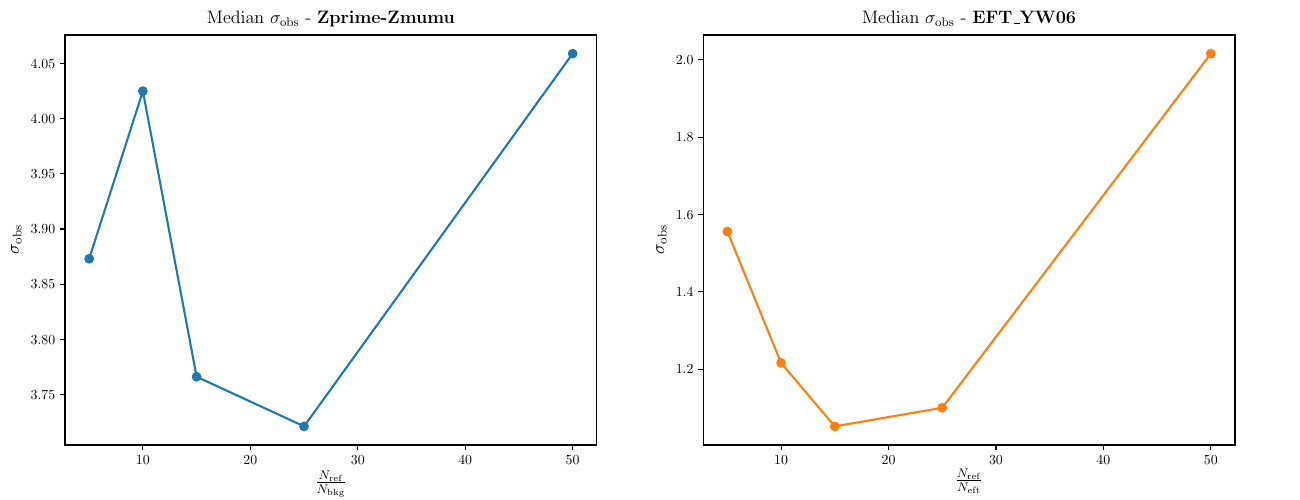

This chart was generated by the following Python code:
import sys
import os
import h5py
import matplotlib.pyplot as plt
import numpy as np
from matplotlib import colors
from scipy.stats import chi2, chisquare
from scipy.special import erfinv

plt.rc('text', usetex=True)
plt.rc('font', family='serif')

fontsize=13
N_Bkg = 20

x_Zprime = [100, 200, 300, 500, 1000]
x_Zeft   = [100, 200, 300, 500, 1000]

y_Zprime = [3.873, 4.025, 3.766, 3.721, 4.059]
y_Zeft   = [1.556, 1.216, 1.052, 1.100, 2.016]

x_Zprime = np.array(x_Zprime)
x_Zeft   = np.array(x_Zeft)
y_Zprime = np.array(y_Zprime)
y_Zeft   = np.array(y_Zeft)

x_Zprime = x_Zprime / N_Bkg
x_Zeft   = x_Zeft / N_Bkg


fig=plt.figure(figsize=(13, 5))

plt.subplot(1,2,1)
plt.title('Median $\sigma_{\mathrm{obs}}$ - \\textbf{Zprime-Zmumu}', fontsize=fontsize)
plt.xlabel('$\\frac{N_{\\mathrm{ref}}}{N_{\\mathrm{bkg}}}$', fontsize=fontsize)
plt.ylabel('$\sigma_{\mathrm{obs}}$', fontsize=fontsize)
# plt.ylim(2.1,2.9)
plt.plot(x_Zprime, y_Zprime, 'C0o-')

plt.subplot(1,2,2)
plt.title('Median $\sigma_{\mathrm{obs}}$ - \\textbf{EFT\_YW06}', fontsize=fontsize)
plt.xlabel('$\\frac{N_{\\mathrm{ref}}}{N_{\\mathrm{eft}}}$', fontsize=fontsize)
plt.ylabel('$\sigma_{\mathrm{obs}}$', fontsize=fontsize)
# plt.ylim(2.1,2.9)
plt.plot(x_Zeft, y_Zeft, 'C1o-')

plt.show()
fig.subplots_adjust(left = 0.05,right = 0.95,bottom = 0.11,top = 0.93)
fig.savefig('./Python/RESULTS/MED_SIG/med_sig_plot.pdf')
plt.clf()
fig.clf()
